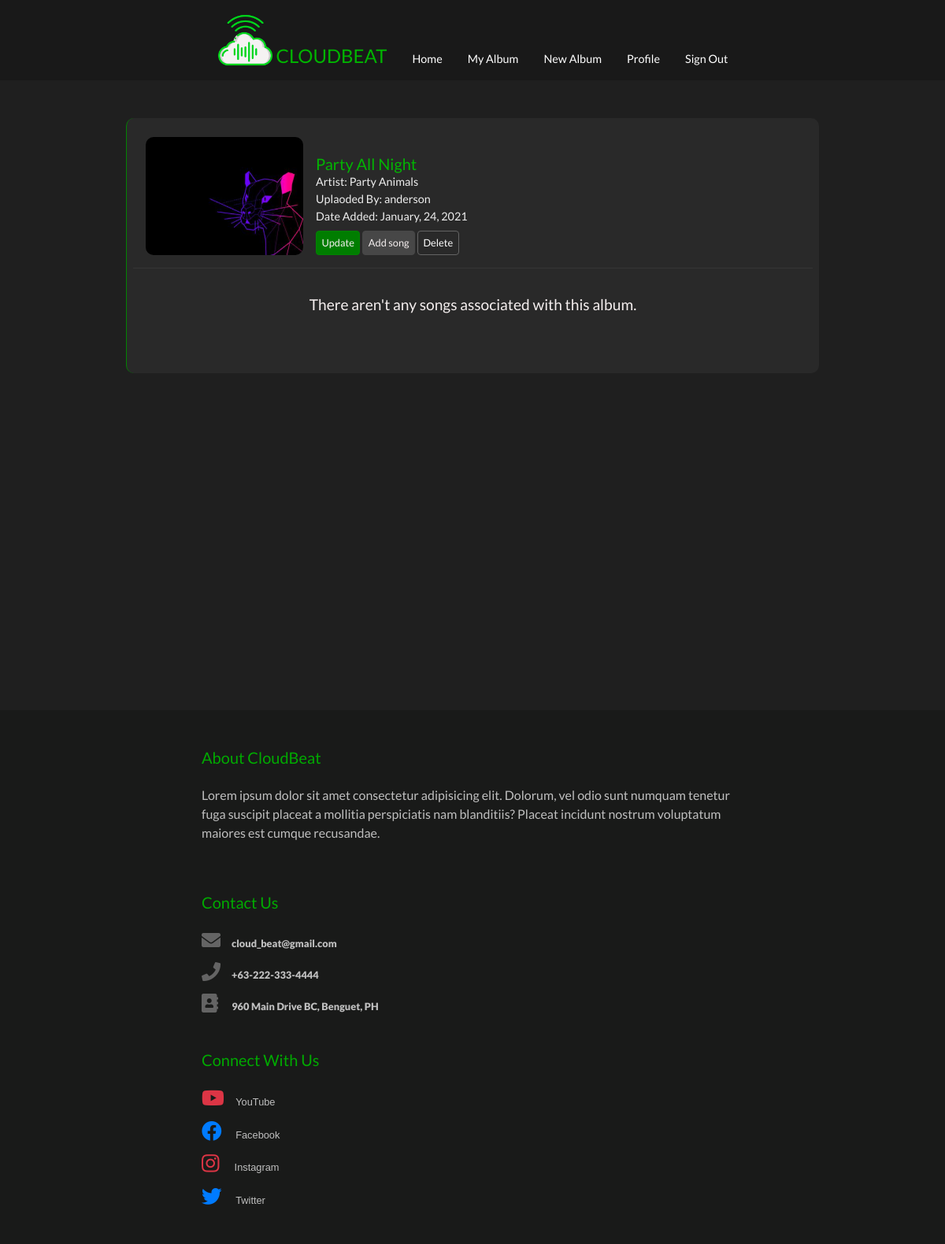
The app's page /album/54/detail/ (signed in) with its own data.
### music/models.py (models this page shows, shortened)
class Album(models.Model):
    user = models.ForeignKey(User, on_delete=models.CASCADE)
    title = models.CharField(max_length=120)
    artist = models.CharField(max_length=100)
    genre = models.ForeignKey(Category, on_delete=models.CASCADE)
    date_added = models.DateTimeField(default=timezone.now)
    album_cover = models.ImageField(default='default_cover.jpg', upload_to='album_covers')
    likes = models.ManyToManyField(User, related_name="album_likes")
    class Meta:
        ordering = ["-date_added"]

### music/views.py (the view)
# urls.py: path('album/<int:pk>/detail/', detail, name='detail'),
@login_required
def detail(request, pk):
    album = Album.objects.get(pk=pk)
    return render(request, 'music/detail.html', {'album': album})

### music/templates/music/detail.html (shortened to what this page needs)
{% extends 'music/base.html' %}
{% block content %}
<div class="album-detail-container">
    <div class="album-detail-row">
        <div class="album-detail-album-cover">
            {% if album in user.album_set.all %}
            <div class="album-detail-image-text">
                <img class="album-detail-album-image" src="{{ album.album_cover.url}}" alt="album_cover">
                <div class="album-detail-album-info-container">
                    <h5 class="album-detail-album-title">{{ album.title|truncatechars:15 }}</h5>
                    <small class="album-detail-album-artist">
                        Artist: {{ album.artist }}
                    </small>
                    <small class="album-detail-album-small">
                        Uplaoded By: {{ album.user.username }}
                    </small>
                    <small class="album-detail-album-small">
                        Date Added: {{ album.date_added|date:"F, d, Y" }}
                    </small>
                    <div class="album-detail-buttons">
                    {% if album in user.album_set.all %}
                        <a type="button" href="{% url 'music:album_update' album.pk %}" class="update-album-btn">Update</a>
                        <a type="button" href="{% url 'music:create_song' album.pk %}" class="add-song-btn">Add song</a>
                        <a type="button" href="{% url 'music:album_warning_message' album.pk %}" class="delete-album-btn">Delete</a>
                    {% endif  %}
                    </div>
                </div>
            </div>
            {% endif%}
        </div>
        {% if not album.song_set.all %}
            <div class="album-detail-no-song-message">
                <div class="album-detail-no-song-text">
                    <p style="text-align: center;">There aren't any songs associated with this album.</p>
                </div>
            </div>
        {% endif %}
    </div>
</div>
{% endblock %}

### music/static/music/style.css (style rules this page uses)
* { margin: 0; padding: 0; box-sizing: border-box; }
body { font-family: 'Lato', sans-serif; background: rgb(31, 31, 31); }
.album-detail-container { min-height: 100vh; padding: 3rem 0 }
.album-detail-row { display: flex; flex-wrap: wrap; align-items: flex-start; align-content: flex-start; justify-content: center; background: rgb(41, 41, 41); border-left: 1px solid rgb(2, 131, 2); border-radius: 10px; margin: 0 10rem; padding: 0.5rem; }
.album-detail-album-cover { display: flex; align-items: flex-end; flex: 0 0 100%; border-bottom: 1px solid rgb(53, 53, 53); }
.album-detail-image-text { display:flex; flex-wrap: wrap; align-items: flex-end; margin: 1rem; }
.album-detail-album-image { width: 200px; height: 150px; border-radius: 10px; }
.album-detail-album-info-container { padding-left: 1rem; }
.album-detail-album-title { text-transform: capitalize; color: rgb(3, 180, 3); margin-bottom: 0 !important; }
.album-detail-album-artist { text-transform: capitalize; font-size: 0.9rem; color: rgb(238, 238, 238); display: block; }
.album-detail-album-small { font-size: 0.9rem; color: rgb(238, 238, 238); display: block; }
.album-detail-buttons { padding-top: 0.5rem; }
.update-album-btn { background: rgb(0, 125, 0); color:rgb(245, 239, 239); padding: 0.3rem 0.4rem; font-size: 0.8rem; border-radius: 4px; border: 1px solid rgb(2, 131, 2); text-decoration: none !important; transition: all 0.2s ease-in-out; outline: none!important; }
.add-song-btn { background: rgb(71, 71, 71); color: rgb(245, 239, 239); padding: 0.3rem 0.4rem; font-size: 0.8rem; border-radius: 4px; border: 1px solid rgb(71, 71, 71); text-decoration: none !important; outline: none!important; transition: all 0.2s ease-in-out }
.delete-album-btn { background: transparent; color: white; outline: none; padding: 0.3rem 0.4rem; border: 1px solid rgb(100, 100, 100); font-size: 0.8rem; border-radius: 4px; text-decoration: none !important; transition: all 0.2s ease-in-out }
.album-detail-no-song-message { flex: 0 0 100%; display: flex; flex-wrap: wrap; justify-content: center; padding-top: 2rem; padding-bottom: 3rem; }
.album-detail-no-song-text { color:rgb(245, 239, 239); font-size: 1.2rem; }

### records on screen
Album: album_cover (placeholder picture), title "Party All Night", artist "Party Animals", user.username "anderson", date_added "January, 24, 2021"
